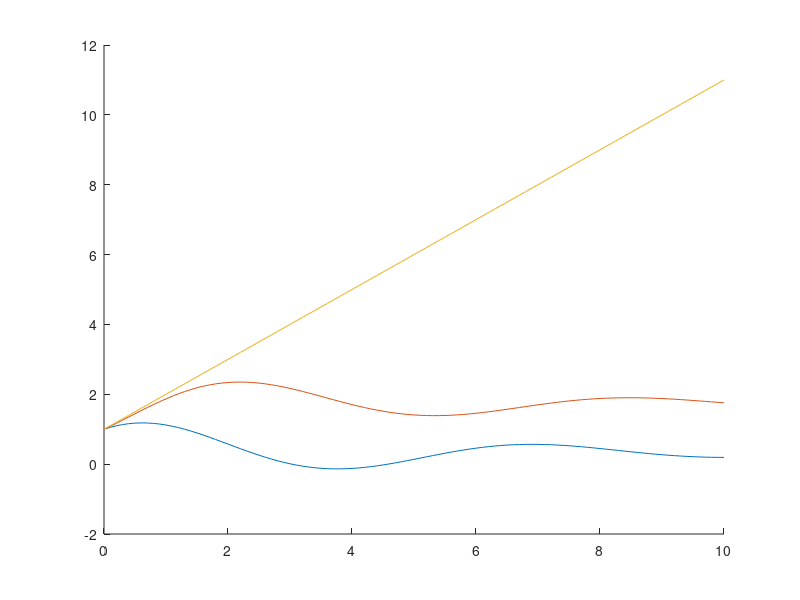
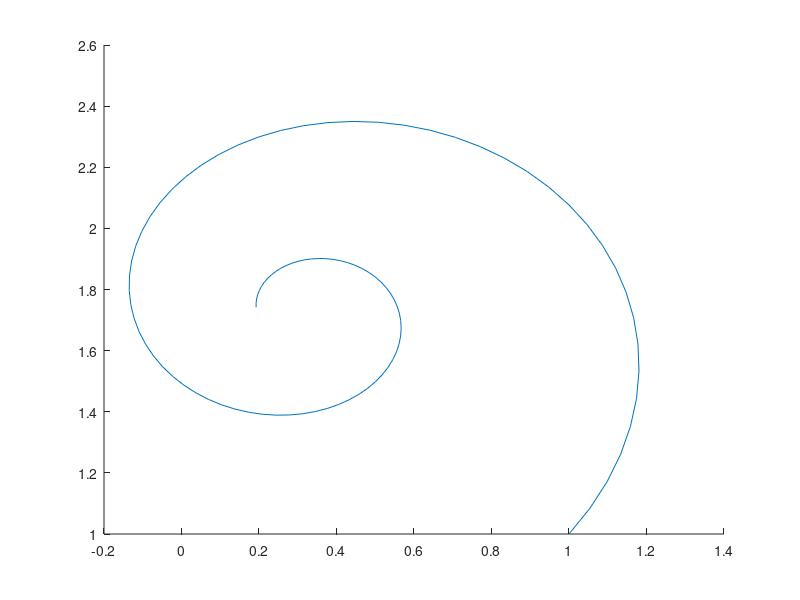

Here is the MATLAB script that generated these plots, in order: (Note: this script raises an error after producing the figures.)
% Robot trajectories

% Time
Tmax = 10;
dt = 0.1;
T = 0:dt:Tmax;

% Spiral
x0 = [1 1 1]';
xddot = zeros(3,length(T));
xd = zeros(3,length(T)+1);
xd(:,1)= x0;
v = exp(-0.2*T);
w = ones(size(T));
for t=1:length(T)
    xddot(:,t) = [v(t)*cos(xd(3,t));
                  v(t)*sin(xd(3,t));
                  w(t)];
    xd(:,t+1) = xd(:,t)+dt*xddot(:,t);
end

figure(1);clf; hold on;
plot(T,xd(:,1:end-1));

figure(2);clf;hold on;
plot(xd(1,:),xd(2,:));
for t=1:3:length(T)
    drawcar(xd(1,t),xd(2,t),xd(3,t),.05,2);
end
title('Desired Trajectory');
axis equal;

% Squiggle
x0 = [1 1 1]';
xddot = zeros(3,length(T));
xd = zeros(3,length(T)+1);
xd(:,1)= x0;
for t=1:length(T)
    xddot(:,t) = [2*cos(xd(3,t));
                  1*sin(xd(3,t));
                  (xd(1,t))];
    xd(:,t+1) = xd(:,t)+dt*xddot(:,t);
end

figure(3);clf; hold on;
plot(xd(1,:),xd(2,:));
for t=1:3:length(T)
    drawcar(xd(1,t),xd(2,t),xd(3,t),.2,3);
end
title('Desired Trajectory');
axis equal;

% Motions
x0 = [1 1 1]';
xddot = zeros(3,length(T));
xd = zeros(3,length(T)+1);
xd(:,1)= x0;
v = 2*ones(size(T));
w = zeros(size(T));
c = floor(length(w)/8);

figure(4); clf;
figure(5); clf;
for i = 1:10
w(2*c+1:3*c) = (-5+i)/4;
w(3*c+1:4*c) = -(-5+i)/4;

for t=1:length(T)
    xddot(:,t) = [v(t)*cos(xd(3,t));
                  v(t)*sin(xd(3,t));
                  w(t)];
    xd(:,t+1) = xd(:,t)+dt*xddot(:,t);
end

figure(4); hold on;
plot(T,xd(:,1:end-1));

figure(5);hold on;
plot(xd(1,:),xd(2,:));
% for t=1:5:length(T)
%     drawcar(xd(1,t),xd(2,t),xd(3,t),.3,5);
% end
title('Desired Trajectory');
axis equal;
end